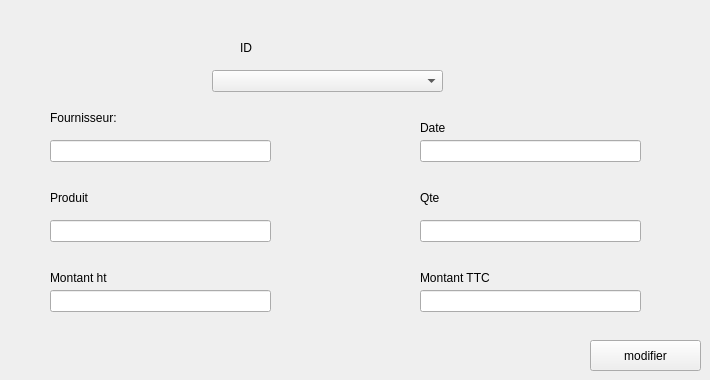
      <widget class="QWidget" name="modifier_region">
       <attribute name="title">
        <string>modifier</string>
       </attribute>
       <widget class="QPushButton" name="modfier_four">
        <property name="geometry">
         <rect>
          <x>590</x>
          <y>340</y>
          <width>111</width>
          <height>31</height>
         </rect>
        </property>
        <property name="palette">
         <palette>
          <active/>
          <inactive/>
          <disabled/>
         </palette>
        </property>
        <property name="styleSheet">
         <string notr="true">#pushButton_choisir  {
-moz-box-shadow: 0px 10px 14px -7px #3e7327;
	-webkit-box-shadow: 0px 10px 14px -7px #3e7327;
	box-shadow: 0px 10px 14px -7px #3e7327;
	background:-webkit-gradient(linear, left top, left bottom, color-stop(0.05, #77b55a), color-stop(1, #72b352));
	background:-moz-linear-gradient(top, #77b55a 5%, #72b352 100%);
	background:-webkit-linear-gradient(top, #77b55a 5%, #72b352 100%);
	background:-o-linear-gradient(top, #77b55a 5%, #72b352 100%);
	background:-ms-linear-gradient(top, #77b55a 5%, #72b352 100%);
	background:linear-gradient(to bottom, #77b55a 5%, #72b352 100%);
	
	background-color: darkCyan ;
	-moz-border-radius:4px;
	-webkit-border-radius:4px;
	border-radius:4px;
	border:1px solid #4b8f29;
	display:inline-block;
	cursor:pointer;
	color:#ffffff;
	font-family:Arial;
	font-size:13px;
	font-weight:bold;
	padding:6px 12px;
	text-decoration:none;
	text-shadow:0px 1px 0px #5b8a3c;
}
#pushButton_choisir:hover {
background:-webkit-gradient(linear, left top, left bottom, color-stop(0.05, #72b352), color-stop(1, #77b55a));
	background:-moz-linear-gradient(top, #72b352 5%, #77b55a 100%);
	background:-webkit-linear-gradient(top, #72b352 5%, #77b55a 100%);
	background:-o-linear-gradient(top, #72b352 5%, #77b55a 100%);
	background:-ms-linear-gradient(top, #72b352 5%, #77b55a 100%);
	background:linear-gradient(to bottom, #72b352 5%, #77b55a 100%);
	
	background-color:blue;
}</string>
        </property>
        <property name="text">
         <string>modifier</string>
        </property>
       </widget>
       <widget class="QLabel" name="label_36">
        <property name="geometry">
         <rect>
          <x>420</x>
          <y>190</y>
          <width>56</width>
          <height>16</height>
         </rect>
        </property>
        <property name="text">
         <string>Qte</string>
        </property>
       </widget>
       <widget class="QLineEdit" name="ttc_2">
        <property name="geometry">
         <rect>
          <x>420</x>
          <y>290</y>
          <width>221</width>
          <height>22</height>
         </rect>
        </property>
       </widget>
       <widget class="QLabel" name="label_21">
        <property name="geometry">
         <rect>
          <x>420</x>
          <y>120</y>
          <width>121</width>
          <height>16</height>
         </rect>
        </property>
        <property name="text">
         <string>Date</string>
        </property>
       </widget>
       <widget class="QLineEdit" name="date_2">
        <property name="geometry">
         <rect>
          <x>420</x>
          <y>140</y>
          <width>221</width>
          <height>22</height>
         </rect>
        </property>
       </widget>
       <widget class="QLineEdit" name="fournisseur_2">
        <property name="geometry">
         <rect>
          <x>50</x>
          <y>140</y>
          <width>221</width>
          <height>22</height>
         </rect>
        </property>
       </widget>
       <widget class="QLabel" name="label_35">
        <property name="geometry">
         <rect>
          <x>50</x>
          <y>270</y>
          <width>71</width>
          <height>16</height>
         </rect>
        </property>
        <property name="text">
         <string>Montant ht</string>
        </property>
       </widget>
       <widget class="QLineEdit" name="qte_2">
        <property name="geometry">
         <rect>
          <x>420</x>
          <y>220</y>
          <width>221</width>
          <height>22</height>
         </rect>
        </property>
       </widget>
       <widget class="QLabel" name="label_31">
        <property name="geometry">
         <rect>
          <x>420</x>
          <y>270</y>
          <width>111</width>
          <height>16</height>
         </rect>
        </property>
        <property name="text">
         <string>Montant TTC</string>
        </property>
       </widget>
       <widget class="QLineEdit" name="produit_2">
        <property name="geometry">
         <rect>
          <x>50</x>
          <y>220</y>
          <width>221</width>
          <height>22</height>
         </rect>
        </property>
       </widget>
       <widget class="QLabel" name="label_32">
        <property name="geometry">
         <rect>
          <x>240</x>
          <y>40</y>
          <width>56</width>
          <height>16</height>
         </rect>
        </property>
        <property name="text">
         <string>ID</string>
        </property>
       </widget>
       <widget class="QLabel" name="label_34">
        <property name="geometry">
         <rect>
          <x>50</x>
          <y>190</y>
          <width>81</width>
          <height>16</height>
         </rect>
        </property>
        <property name="text">
         <string>Produit</string>
        </property>
       </widget>
       <widget class="QLineEdit" name="ht_2">
        <property name="geometry">
         <rect>
          <x>50</x>
          <y>290</y>
          <width>221</width>
          <height>22</height>
         </rect>
        </property>
       </widget>
       <widget class="QLabel" name="label_5">
        <property name="geometry">
         <rect>
          <x>50</x>
          <y>110</y>
          <width>111</width>
          <height>16</height>
         </rect>
        </property>
        <property name="text">
         <string>Fournisseur:</string>
        </property>
       </widget>
       <widget class="QComboBox" name="idc">
        <property name="geometry">
         <rect>
          <x>212</x>
          <y>70</y>
          <width>231</width>
          <height>22</height>
         </rect>
        </property>
       </widget>
      </widget>
